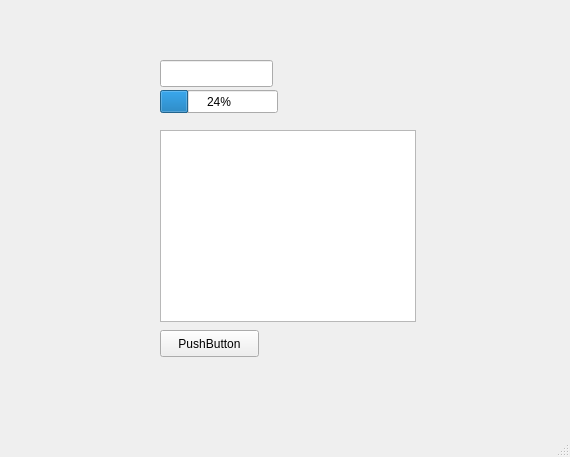
<?xml version="1.0" encoding="UTF-8"?>
<ui version="4.0">
 <class>MainWindow</class>
 <widget class="QMainWindow" name="MainWindow">
  <property name="geometry">
   <rect>
    <x>0</x>
    <y>0</y>
    <width>570</width>
    <height>457</height>
   </rect>
  </property>
  <property name="windowTitle">
   <string>MainWindow</string>
  </property>
  <widget class="QWidget" name="centralwidget">
   <widget class="QLineEdit" name="input">
    <property name="geometry">
     <rect>
      <x>160</x>
      <y>60</y>
      <width>113</width>
      <height>27</height>
     </rect>
    </property>
    <property name="text">
     <string/>
    </property>
   </widget>
   <widget class="QPushButton" name="pushButton">
    <property name="geometry">
     <rect>
      <x>160</x>
      <y>330</y>
      <width>99</width>
      <height>27</height>
     </rect>
    </property>
    <property name="text">
     <string>PushButton</string>
    </property>
   </widget>
   <widget class="QProgressBar" name="progressBar">
    <property name="geometry">
     <rect>
      <x>160</x>
      <y>90</y>
      <width>118</width>
      <height>23</height>
     </rect>
    </property>
    <property name="value">
     <number>24</number>
    </property>
   </widget>
   <widget class="QListWidget" name="output_view">
    <property name="geometry">
     <rect>
      <x>160</x>
      <y>130</y>
      <width>256</width>
      <height>192</height>
     </rect>
    </property>
   </widget>
  </widget>
  <widget class="QMenuBar" name="menubar">
   <property name="geometry">
    <rect>
     <x>0</x>
     <y>0</y>
     <width>570</width>
     <height>25</height>
    </rect>
   </property>
  </widget>
  <widget class="QStatusBar" name="statusbar"/>
 </widget>
 <resources/>
 <connections/>
</ui>
